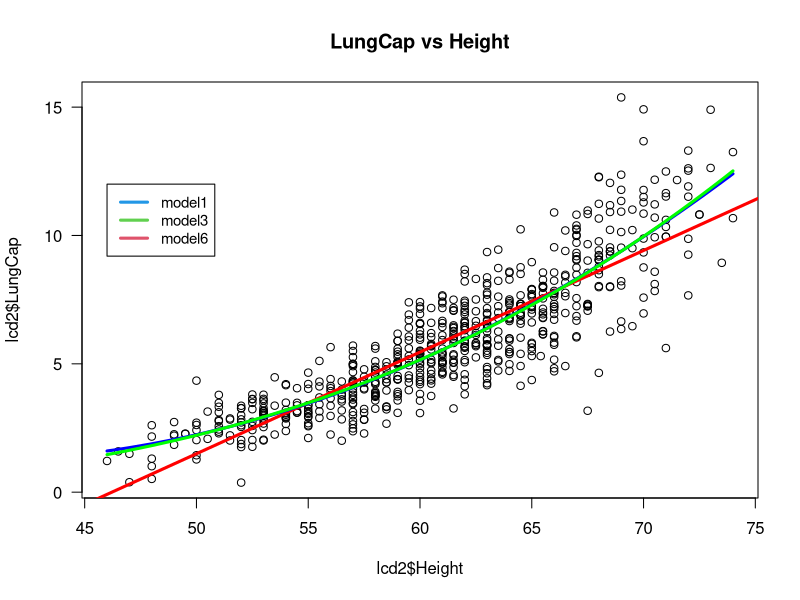

The R script that drew this image:
library(readxl)
lcd2 <- read_excel("LungCapData2.xlsx")
View(lcd2)

class(lcd2$Height)
plot(lcd2$Height,lcd2$LungCap,main="LungCap vs Height",las=1)
model1 <- lm(lcd2$LungCap~lcd2$Height)
summary(model1)
abline(model1,lwd=3,col="red")


# wrong way to fit polynomial regression
# Height^2 will not be added to this model
model2 <- lm(lcd2$LungCap~lcd2$Height+lcd2$Height^2)
summary(model2)
# right way to fit polynomial regression
model3 <- lm(lcd2$LungCap~lcd2$Height+I(lcd2$Height^2))
                

# You can make a new vector of Height square and fit the multiple regression
# you can also use "poly" to fit this model
model4 <- lm(lcd2$LungCap~poly(lcd2$Height,degrer=2,raw=T))
summary(model4)
model4 <- lm(lcd2$LungCap~poly(lcd2$Height,degrer=2,raw=F))
summary(model4)
# raw = F will fit a orthogonal polynomial
attach(lcd2)
lines(smooth.spline(Height,predict(model3)),col="blue",lwd=3)


# partial F test
#Ho: There is no significant diff in two model
#H1: The full model with Height^2 is better than the model just including Height
anova(model3,model1)
# Result: We have evidence to believe that model 
# including Height^2 provides a statistically 
# significant better fit than the model without.


# with degree 3
model6 <- lm(LungCap~Height+I(Height^2)+I(Height^3))
summary(model6)
# 2nd and 3rd degree model are nearly same
lines(smooth.spline(Height,predict(model6)),lwd=3,col="green")
anova(model3,model6)
legend(46,12,legend=c("model1","model3","model6"),col=c(4,3,2),lty=c(1,1,1),lwd=3,cex=0.9)
